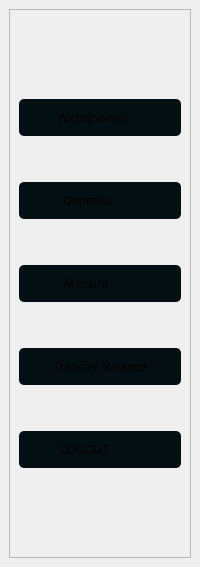
        <widget class="QFrame" name="side_menu">
         <property name="minimumSize">
          <size>
           <width>200</width>
           <height>0</height>
          </size>
         </property>
         <property name="styleSheet">
          <string notr="true">#side_menu{
	background-color: #071e26;
	border-radius: 20px;
}</string>
         </property>
         <layout class="QVBoxLayout" name="verticalLayout_2">
          <property name="spacing">
           <number>9</number>
          </property>
          <property name="leftMargin">
           <number>9</number>
          </property>
          <property name="topMargin">
           <number>9</number>
          </property>
          <property name="rightMargin">
           <number>9</number>
          </property>
          <property name="bottomMargin">
           <number>9</number>
          </property>
          <item>
           <widget class="QFrame" name="frame_4">
            <property name="minimumSize">
             <size>
              <width>150</width>
              <height>0</height>
             </size>
            </property>
            <property name="maximumSize">
             <size>
              <width>200</width>
              <height>16777215</height>
             </size>
            </property>
            <property name="frameShape">
             <enum>QFrame::StyledPanel</enum>
            </property>
            <property name="frameShadow">
             <enum>QFrame::Raised</enum>
            </property>
            <layout class="QVBoxLayout" name="verticalLayout_3">
             <item>
              <spacer name="verticalSpacer_3">
               <property name="orientation">
                <enum>Qt::Vertical</enum>
               </property>
               <property name="sizeHint" stdset="0">
                <size>
                 <width>20</width>
                 <height>40</height>
                </size>
               </property>
              </spacer>
             </item>
             <item>
              <spacer name="verticalSpacer_5">
               <property name="orientation">
                <enum>Qt::Vertical</enum>
               </property>
               <property name="sizeHint" stdset="0">
                <size>
                 <width>20</width>
                 <height>40</height>
                </size>
               </property>
              </spacer>
             </item>
             <item>
              <widget class="QPushButton" name="pbtn_widthdraw">
               <property name="font">
                <font>
                 <family>Cascadia Mono</family>
                </font>
               </property>
               <property name="styleSheet">
                <string notr="true">QPushButton{
	padding: 10px;
	background-color: #040f13;
	border-radius: 5px;
}

QPushButton:hover{
	background-color: rgb(249, 191, 73);
	color: rgb(4, 15, 19);	
	icon: url(:/Feather-Blue/feather_blue/dollar-sign.svg);
}

QPushButton:pressed{
	background-color: rgb(255, 255, 255);
}</string>
               </property>
               <property name="text">
                <string>Withdrawals     </string>
               </property>
               <property name="icon">
                <iconset resource="../../icons/all_images.qrc">
                 <normaloff>:/Feather-Icons/feather/dollar-sign.svg</normaloff>:/Feather-Icons/feather/dollar-sign.svg</iconset>
               </property>
              </widget>
             </item>
             <item>
              <spacer name="verticalSpacer">
               <property name="orientation">
                <enum>Qt::Vertical</enum>
               </property>
               <property name="sizeHint" stdset="0">
                <size>
                 <width>20</width>
                 <height>40</height>
                </size>
               </property>
              </spacer>
             </item>
             <item>
              <widget class="QPushButton" name="pbtn_deposit">
               <property name="font">
                <font>
                 <family>Cascadia Mono</family>
                </font>
               </property>
               <property name="styleSheet">
                <string notr="true">QPushButton{
	padding: 10px;
	background-color: #040f13;
	border-radius: 5px;
}

QPushButton:hover{
	background-color: rgb(249, 191, 73);
	color: rgb(4, 15, 19);	
	icon: url(:/Feather-Blue/feather_blue/archive.svg);
}

QPushButton:pressed{
	background-color: rgb(255, 255, 255);
}</string>
               </property>
               <property name="text">
                <string>Deposits        </string>
               </property>
               <property name="icon">
                <iconset resource="../../icons/all_images.qrc">
                 <normaloff>:/Feather-Icons/feather/archive.svg</normaloff>:/Feather-Icons/feather/archive.svg</iconset>
               </property>
              </widget>
             </item>
             <item>
              <spacer name="verticalSpacer_2">
               <property name="orientation">
                <enum>Qt::Vertical</enum>
               </property>
               <property name="sizeHint" stdset="0">
                <size>
                 <width>20</width>
                 <height>40</height>
                </size>
               </property>
              </spacer>
             </item>
             <item>
              <widget class="QPushButton" name="pbtn_accBal">
               <property name="font">
                <font>
                 <family>Cascadia Mono</family>
                </font>
               </property>
               <property name="styleSheet">
                <string notr="true">QPushButton{
	padding: 10px;
	background-color: #040f13;
	border-radius: 5px;
}

QPushButton:hover{
	background-color: rgb(249, 191, 73);
	color: rgb(4, 15, 19);	
	icon: url(:/Feather-Blue/feather_blue/pocket.svg);
}

QPushButton:pressed{
	background-color: rgb(255, 255, 255);
}</string>
               </property>
               <property name="text">
                <string>Account         </string>
               </property>
               <property name="icon">
                <iconset resource="../../icons/all_images.qrc">
                 <normaloff>:/Feather-Icons/feather/pocket.svg</normaloff>:/Feather-Icons/feather/pocket.svg</iconset>
               </property>
              </widget>
             </item>
             <item>
              <spacer name="verticalSpacer_6">
               <property name="orientation">
                <enum>Qt::Vertical</enum>
               </property>
               <property name="sizeHint" stdset="0">
                <size>
                 <width>20</width>
                 <height>40</height>
                </size>
               </property>
              </spacer>
             </item>
             <item>
              <widget class="QPushButton" name="pbtn_transBal">
               <property name="font">
                <font>
                 <family>Cascadia Mono</family>
                </font>
               </property>
               <property name="styleSheet">
                <string notr="true">QPushButton{
	padding: 10px;
	background-color: #040f13;
	border-radius: 5px;
}

QPushButton:hover{
	background-color: rgb(249, 191, 73);
	color: rgb(4, 15, 19);	
	icon: url(:/Feather-Blue/feather_blue/users.svg);
}

QPushButton:pressed{
	background-color: rgb(255, 255, 255);
}</string>
               </property>
               <property name="text">
                <string>Transfer Balance</string>
               </property>
               <property name="icon">
                <iconset resource="../../icons/all_images.qrc">
                 <normaloff>:/Feather-Icons/feather/users.svg</normaloff>:/Feather-Icons/feather/users.svg</iconset>
               </property>
              </widget>
             </item>
             <item>
              <spacer name="verticalSpacer_9">
               <property name="orientation">
                <enum>Qt::Vertical</enum>
               </property>
               <property name="sizeHint" stdset="0">
                <size>
                 <width>20</width>
                 <height>40</height>
                </size>
               </property>
              </spacer>
             </item>
             <item>
              <widget class="QPushButton" name="pbtn_LOGOUT">
               <property name="font">
                <font>
                 <family>Cascadia Mono</family>
                </font>
               </property>
               <property name="styleSheet">
                <string notr="true">QPushButton{
	padding: 10px;
	background-color: #040f13;
	border-radius: 5px;
}

QPushButton:hover{
	background-color: rgb(221, 0, 49);
	color: rgb(4, 15, 19);	
	icon: url(:/Feather-Blue/feather_blue/archive.svg);
}

QPushButton:pressed{
	background-color: rgb(221, 96, 98);
}</string>
               </property>
               <property name="text">
                <string>LOGOUT          </string>
               </property>
               <property name="icon">
                <iconset resource="../../icons/all_images.qrc">
                 <normaloff>:/Feather-Icons/feather/log-out.svg</normaloff>:/Feather-Icons/feather/log-out.svg</iconset>
               </property>
              </widget>
             </item>
             <item>
              <spacer name="verticalSpacer_4">
               <property name="orientation">
                <enum>Qt::Vertical</enum>
               </property>
               <property name="sizeHint" stdset="0">
                <size>
                 <width>20</width>
                 <height>40</height>
                </size>
               </property>
              </spacer>
             </item>
             <item>
              <spacer name="verticalSpacer_8">
               <property name="orientation">
                <enum>Qt::Vertical</enum>
               </property>
               <property name="sizeHint" stdset="0">
                <size>
                 <width>20</width>
                 <height>40</height>
                </size>
               </property>
              </spacer>
             </item>
            </layout>
           </widget>
          </item>
         </layout>
        </widget>
